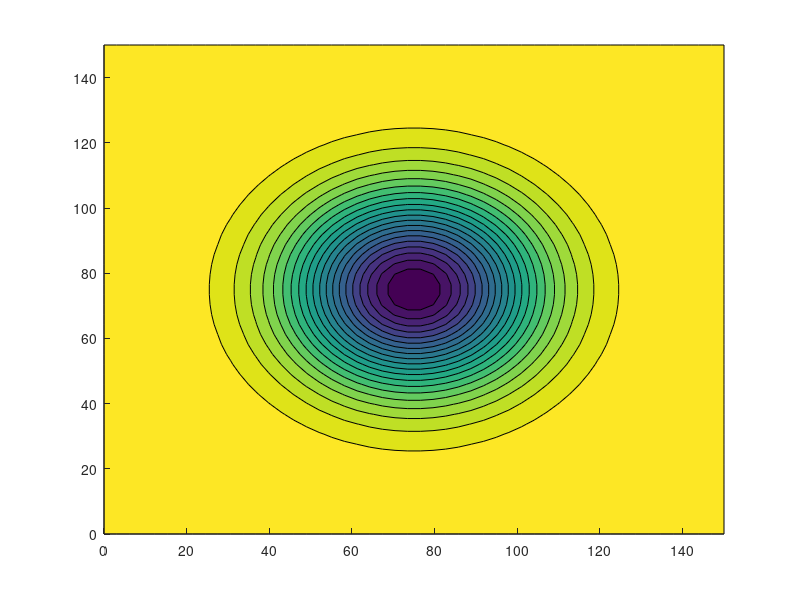

The MATLAB source for this figure: (Note: this script raises an error after producing the figure.)
clc; clear; close all;
% Parameters
Lx = 150;         % Length of the domain in the x-direction
Ly = 150;         % Length of the domain in the y-direction
Nx = 50;        % Number of grid points in the x-direction
Ny = 50;        % Number of grid points in the y-direction
T = 0.1;        % Total simulation time
alpha = 0.01;   % Thermal diffusivity
dx = Lx / (Nx - 1);
dy = Ly / (Ny - 1);
dt = 0.001;      % Time step size

w_blood = 0.002; % Blood perfusion rate
C_blood = 3617; % Specific heat of blood
rho_b = 1050;

% Create grid
x = linspace(0, Lx, Nx);
y = linspace(0, Ly, Ny);
[X, Y] = meshgrid(x, y);

% Initialize temperature field to 37 degrees
u = 37 * ones(Nx, Ny);
u_new = u;

% Define a source term function (e.g., a Gaussian source)
source_amplitude = 37;
source_center_x = Lx / 2;
source_center_y = Ly / 2;
source_width = 20;
source = @(x, y, t) source_amplitude * exp(-((x - source_center_x).^2 + (y - source_center_y).^2) / (2*source_width^2)) * sin(2*pi*t);

% Time-stepping loop with boundary conditions
for t = 0:dt:T
    % Apply boundary conditions
    u_new(1, :) = 37;  % Dirichlet boundary condition on the left
    u_new(:, 1) = 37;  % Dirichlet boundary condition on the bottom
    u_new(end, :) = 37;  % Dirichlet boundary condition on the right
    
    % Neumann boundary condition on the top (zero gradient)
    u_new(:, end) = u_new(:, end-1); 

    % Update interior points using the FTCS method with the source term
    for i = 2:Nx-1
        for j = 2:Ny-1
            % FTCS scheme for 2D heat equation with source term
            u_new(i, j) = u(i, j) + alpha * dt * ((u(i+1, j) - 2*u(i, j) + u(i-1, j)) / dx^2 + ...
                (u(i, j+1) - 2*u(i, j) + u(i, j-1)) / dy^2) + dt * (source(x(i), y(j), t) - w_blood * (u(i, j) - 37) * C_blood * rho_b);
        end
    end
    
    % Swap u and u_new for the next time step
    u = u_new;
    
    % Visualization (optional)
%     if mod(t, 0.01) == 0  % Plot every 0.01 seconds
%         contourf(X, Y, u, 20, 'EdgeColor', 'none');
%         colorbar;
%         axis square;
%         title(['Time: ' num2str(t)]);
%         xlabel('X');
%         ylabel('Y');
%         drawnow;
%     end
end

% Final temperature distribution
contourf(X, Y, u, 20, 'EdgeColor', 'none');
colorbar;
axis square;
title('Final Temperature Distribution');
xlabel('X');
ylabel('Y');
